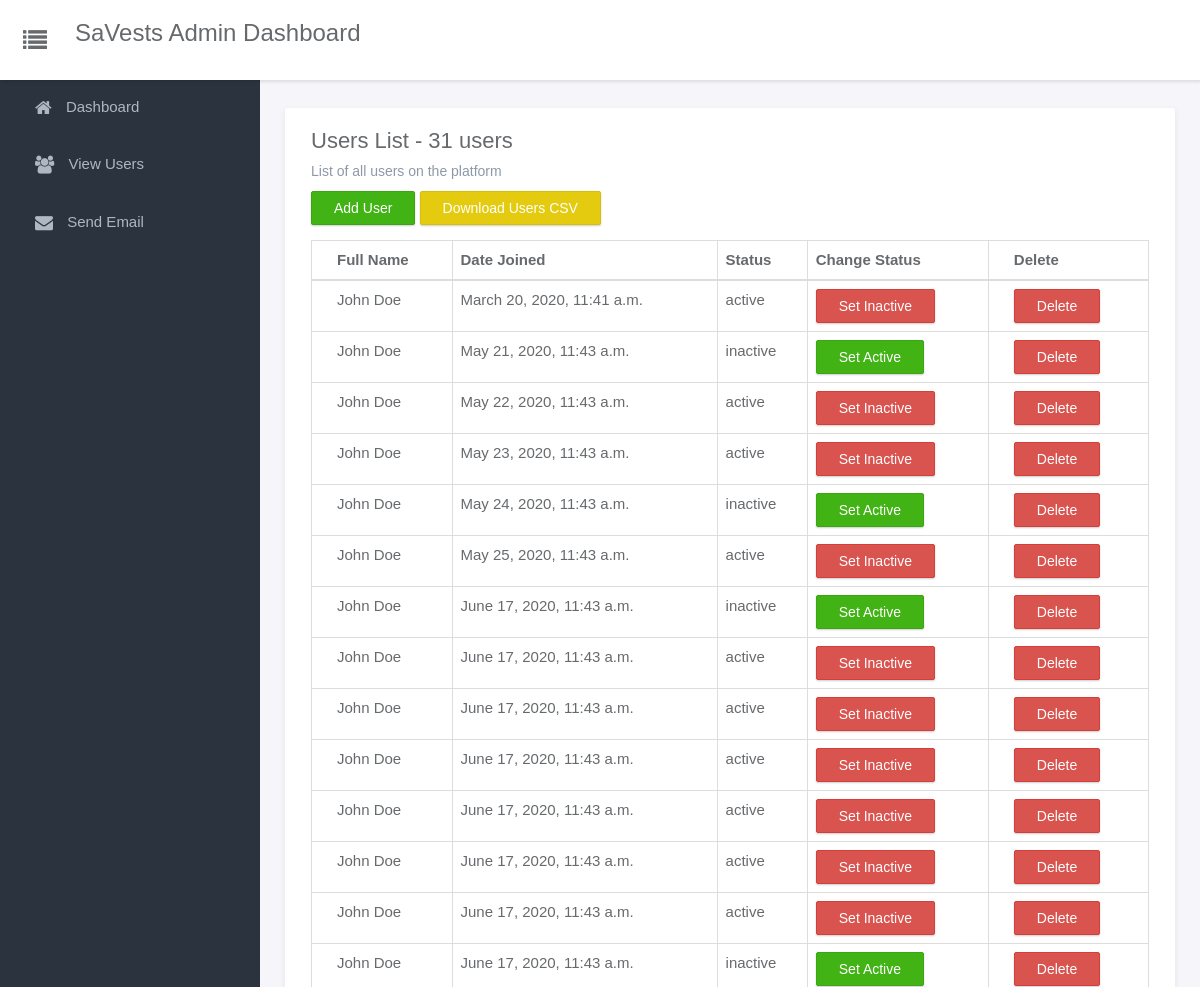
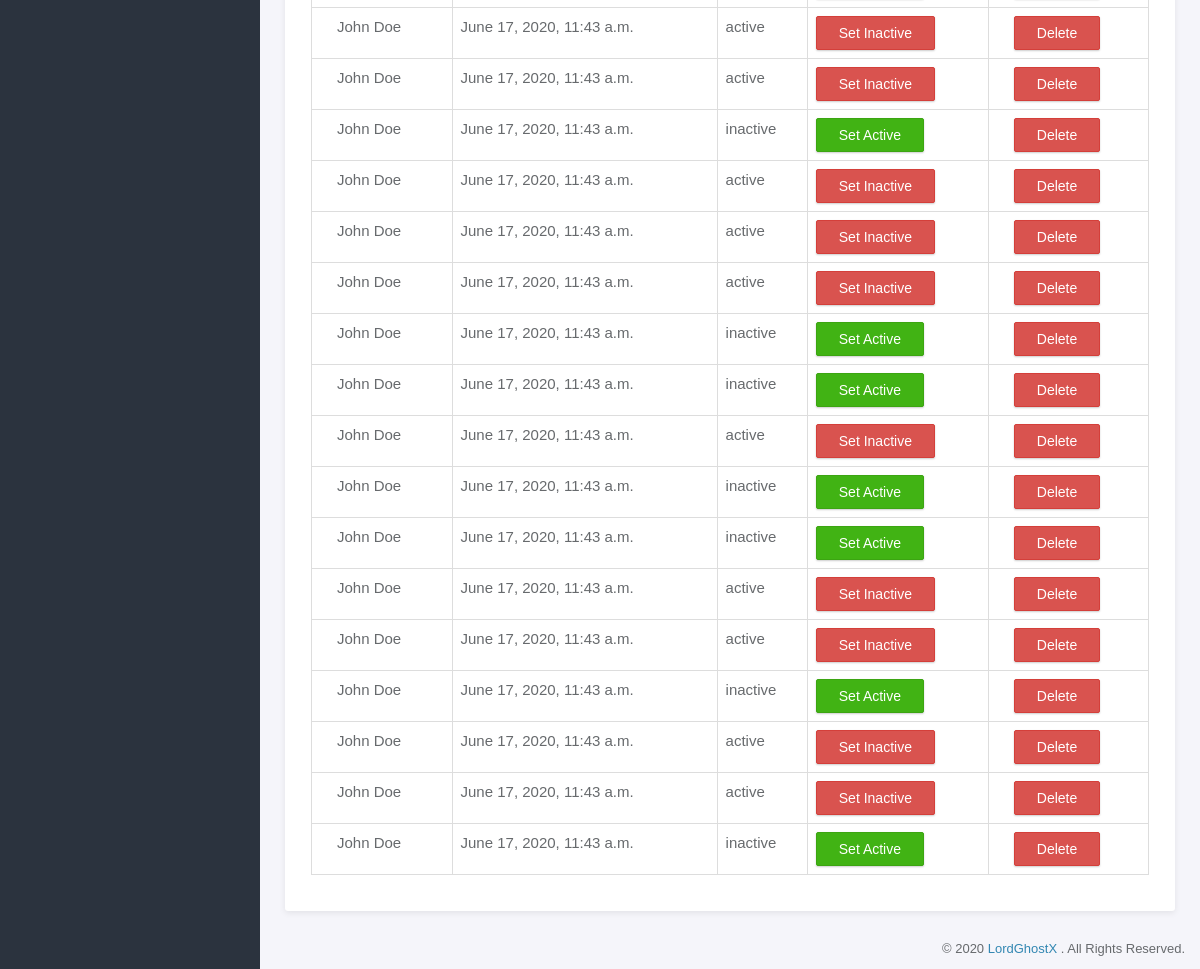
The app's page /lite/users/ (signed in), older data (2 pictures, top to bottom).
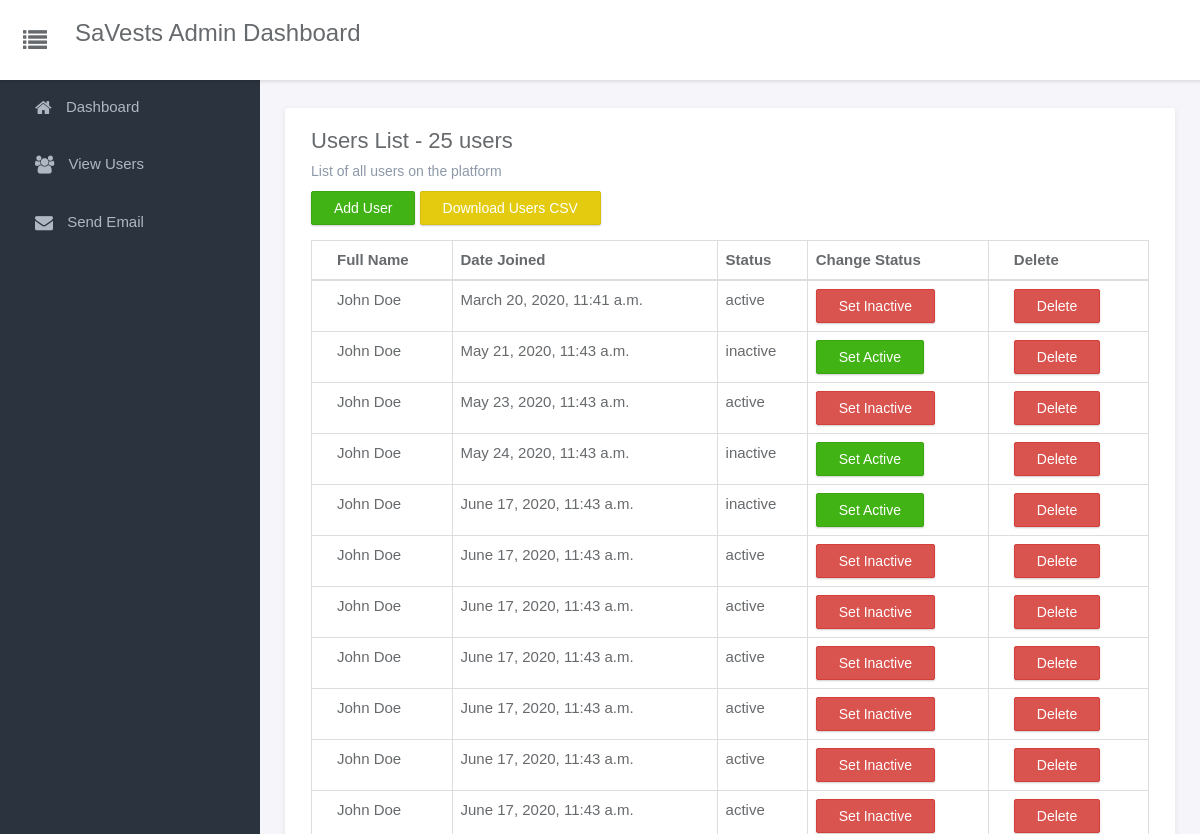
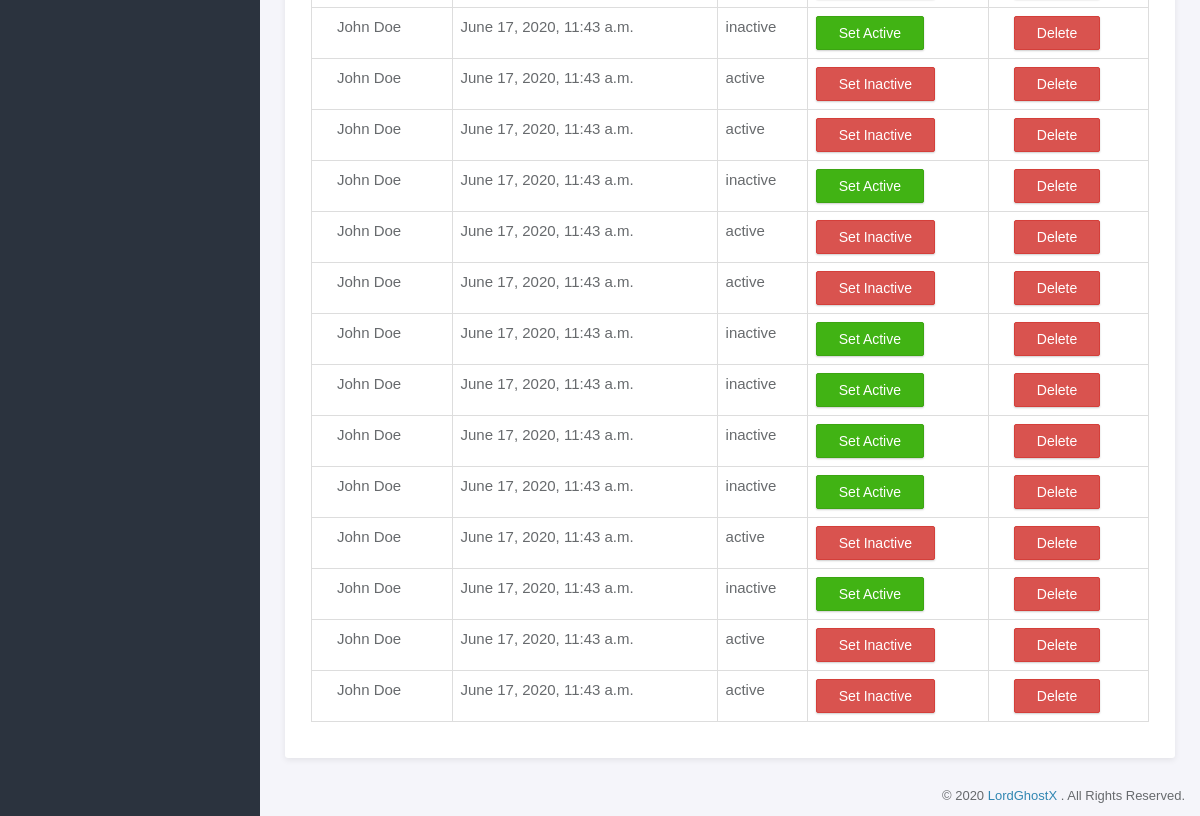
The same page, newer data (2 pictures, top to bottom).
### dashboard/models.py (models this page shows, shortened)
class Users(models.Model):
    name = models.CharField(max_length=100)
    active = models.IntegerField(default=1)
    date = models.DateTimeField(default=datetime.now, blank=True)

### dashboard/views.py (the view)
# urls.py: path('users/', list_users, name="list_users"),
@staff_member_required
def list_users(request):
    data = {
        "users": Users.objects.all()
    }
    data["users_length"] = len(data["users"])
    return render(request, "users.html", data)

### dashboard/templates/users.html
{% extends "base.html" %}
{% block content %}
<div class="main">
  <div class="main-content">
    <div class="container-fluid">
      <div class="panel panel-headline">
        <div class="panel-heading users-list">
          <h3 class="panel-title">
            Users List - {{ users_length }} users
          </h3>
          <p class="panel-subtitle">
            List of all users on the platform
          </p>
        </div>
        <div class="panel-body">
          <div class="users-list-actions">
            <button class="btn btn-success" type="button">
              Add User
            </button>
            <button class="btn btn-warning" type="button">
              Download Users CSV
            </button>
          </div>
          <table class="table table-bordered">
            <thead>
              <tr>
                <th>
                  Full Name
                </th>
                <th>
                  Date Joined
                </th>
                <th>
                  Status
                </th>
                <th>
                  Change Status
                </th>
                <th>
                  Delete
                </th>
              </tr>
            </thead>
            <tbody>
              {% for i in users %}
              <tr>
                <td>
                  {{ i.name }}
                </td>
                <td>
                  {{ i.date }}
                </td>
                {% if i.active == 1 %}
                <td>
                  active
                </td>
                <td>
                  <a href="{% url 'update_user_status' i.id %}"><button class="btn btn-danger" type="button">
                    Set Inactive
                  </button></a>
                </td>
                {% else %}
                <td>
                  inactive
                </td>
                <td>
                  <a href="{% url 'update_user_status' i.id %}"><button class="btn btn-success" type="button">
                    Set Active
                  </button></a>
                </td>
                {% endif %}
                <td>
                  <a href="{% url 'delete_user' i.id %}"><button class="btn btn-danger" type="button">
                    Delete
                  </button></a>
                </td>
              </tr>
              {% endfor %}
            </tbody>
          </table>
        </div>
      </div>
    </div>
  </div>
</div>
<div class="clearfix">
{% endblock %}

### dashboard/templates/base.html (shortened to what this page needs)
{% load static %}
<!DOCTYPE html>
<html lang="en">
<head>
  <link href="{% static 'assets/vendor/bootstrap/css/bootstrap.min.css' %}" rel="stylesheet" />
  <link href="{% static 'assets/vendor/font-awesome/css/font-awesome.min.css' %}" rel="stylesheet" />
  <link href="{% static 'assets/css/main.css' %}" rel="stylesheet" />
</head>
<body>
  <div id="wrapper">
    <nav class="navbar navbar-default navbar-fixed-top">
      <div class="container-fluid">
        <div class="navbar-btn">
          <button class="btn-toggle-fullwidth" type="button">
            <i class="fa fa-list">
            </i>
          </button>
        </div>
        <div class="navbar-left">
          <h3>
            SaVests Admin Dashboard
          </h3>
        </div>
      </div>
    </nav>
    <div class="sidebar" id="sidebar-nav">
      <div class="sidebar-scroll">
        <nav>
          <ul class="nav">
            <li>
              <a href="{% url 'index' %}">
                <i class="fa fa-home">
                </i>
                <span>
                  Dashboard
                </span>
              </a>
            </li>
            <li>
              <a href="{% url 'list_users' %}">
                <i class="fa fa-users">
                </i>
                <span>
                  View Users
                </span>
              </a>
            </li>
            <li>
              <a href="#">
                <i class="fa fa-envelope">
                </i>
                <span>
                  Send Email
                </span>
              </a>
            </li>
          </ul>
        </nav>
      </div>
    </div>
    {% block content %}{% endblock %}
    <footer>
      <div class="container-fluid">
        <p class="copyright">
          © 2020
          <a href="https://github.com/LordGhostX" target="_blank">
            LordGhostX
          </a>
          . All Rights Reserved.
        </p>
      </div>
    </footer>
  </div>
</body>
</html>

### dashboard/static/assets/css/main.css (style rules this page uses)
html { position: relative; min-height: 100%; }
body { background-color: #F3F5F8; font-family: "Source Sans Pro", sans-serif; font-size: 15px; color: #676a6d; }
a { color: #3287B2; }
th { font-weight: 600; }
footer { position: absolute; bottom: 0; right: 0; padding-top: 15px; padding-bottom: 10px; }
.copyright { margin-bottom: 0; text-align: right; font-size: 13px; }
#wrapper .sidebar { -webkit-transition: all 0.3s ease-in-out; -moz-transition: all 0.3s ease-in-out; -ms-transition: all 0.3s ease-in-out; -o-transition: all 0.3s ease-in-out; transition: all 0.3s ease-in-out; width: 260px; height: 100%; float: left; background-color: #2B333E; position: fixed; left: 0; }
#wrapper .main { -webkit-transition: all 0.3s ease-in-out; -moz-transition: all 0.3s ease-in-out; -ms-transition: all 0.3s ease-in-out; -o-transition: all 0.3s ease-in-out; transition: all 0.3s ease-in-out; width: calc(100% - 260px); left: 0; position: relative; float: right; background-color: #f5f5fa; }
#wrapper #sidebar-nav, #wrapper .main { padding-top: 80px; }
.main-content { padding: 28px 10px; }
.navbar-default { -webkit-transition: all 0.3s ease-in-out; -moz-transition: all 0.3s ease-in-out; -ms-transition: all 0.3s ease-in-out; -o-transition: all 0.3s ease-in-out; transition: all 0.3s ease-in-out; -moz-box-shadow: 1px 2px 3px rgba(0, 0, 0, 0.1); -webkit-box-shadow: 1px 2px 3px rgba(0, 0, 0, 0.1); box-shadow: 1px 2px 3px rgba(0, 0, 0, 0.1); -webkit-border-radius: 0; -moz-border-radius: 0; border-radius: 0; padding: 0; margin: 0; border: none; background-color: #fff; }
.navbar-btn { float: left; padding: 16px 0; }
.navbar-btn button { font-size: 24px; padding: 4px 8px; line-height: .7; border: none; background: none; outline: none; }
.navbar-left { margin-left: 20px; }
.users-list { padding-bottom: 0px !important; }
.users-list-actions { margin-bottom: 15px; }
.sidebar { z-index: 9; }
.sidebar .nav > li > a { padding: 18px 30px; color: #AEB7C2; border-left: 5px solid transparent; }
.sidebar .nav i { margin-right: 10px; font-size: 18px; }
.sidebar .nav span { -webkit-transition: all 0.3s ease-in-out; -moz-transition: all 0.3s ease-in-out; -ms-transition: all 0.3s ease-in-out; -o-transition: all 0.3s ease-in-out; transition: all 0.3s ease-in-out; position: relative; top: -2px; }
.btn { -webkit-border-radius: 2px; -moz-border-radius: 2px; border-radius: 2px; -moz-box-shadow: 0px 1px 2px 0 rgba(0, 0, 0, 0.2); -webkit-box-shadow: 0px 1px 2px 0 rgba(0, 0, 0, 0.2); box-shadow: 0px 1px 2px 0 rgba(0, 0, 0, 0.2); padding: 6px 22px; }
.btn-warning { background-color: #e4cb10; border-color: #d6be0f; }
.btn-success { background-color: #41B314; border-color: #3ca512; }
.panel { -webkit-border-radius: 3px; -moz-border-radius: 3px; border-radius: 3px; -moz-box-shadow: 0 2px 6px rgba(0, 0, 0, 0.08); -webkit-box-shadow: 0 2px 6px rgba(0, 0, 0, 0.08); box-shadow: 0 2px 6px rgba(0, 0, 0, 0.08); background-color: #fff; margin-bottom: 30px; }
.panel .panel-heading, .panel .panel-body, .panel .panel-footer { padding-left: 25px; padding-right: 25px; }
.panel .panel-heading { padding-top: 20px; padding-bottom: 20px; position: relative; }
.panel .panel-heading .panel-title { margin: 0; font-size: 18px; font-weight: 300; }
.panel .panel-body { padding-top: 10px; padding-bottom: 15px; }
.panel.panel-headline .panel-heading { border-bottom: none; }
.panel.panel-headline .panel-heading .panel-title { margin-bottom: 8px; font-size: 22px; font-weight: normal; }
.panel.panel-headline .panel-heading .panel-subtitle { margin-bottom: 0; font-size: 14px; color: #8D99A8; }
.panel .table > thead > tr > td:first-child, .panel .table > thead > tr > th:first-child, .panel .table > tbody > tr > td:first-child, .panel .table > tbody > tr > th:first-child, .panel .table > tfoot > tr > td:first-child, .panel .table > tfoot > tr > th:first-child { padding-left: 25px; }
.panel .table > thead > tr > td:last-child, .panel .table > thead > tr > th:last-child, .panel .table > tbody > tr > td:last-child, .panel .table > tbody > tr > th:last-child, .panel .table > tfoot > tr > td:last-child, .panel .table > tfoot > tr > th:last-child { padding-left: 25px; }

Row changes from the older to the newer data that the page shows:
removed Users: name "John Doe", date "May 22, 2020, 11:43 a.m.", active "active"
removed Users: name "John Doe", date "May 25, 2020, 11:43 a.m.", active "active"
removed Users: name "John Doe", date "June 17, 2020, 11:43 a.m.", active "active"
removed Users: name "John Doe", date "June 17, 2020, 11:43 a.m.", active "active"
removed Users: name "John Doe", date "June 17, 2020, 11:43 a.m.", active "active"
removed Users: name "John Doe", date "June 17, 2020, 11:43 a.m.", active "inactive"
Text that changed along with them:
{{ users_length }}: "31" → "25"
